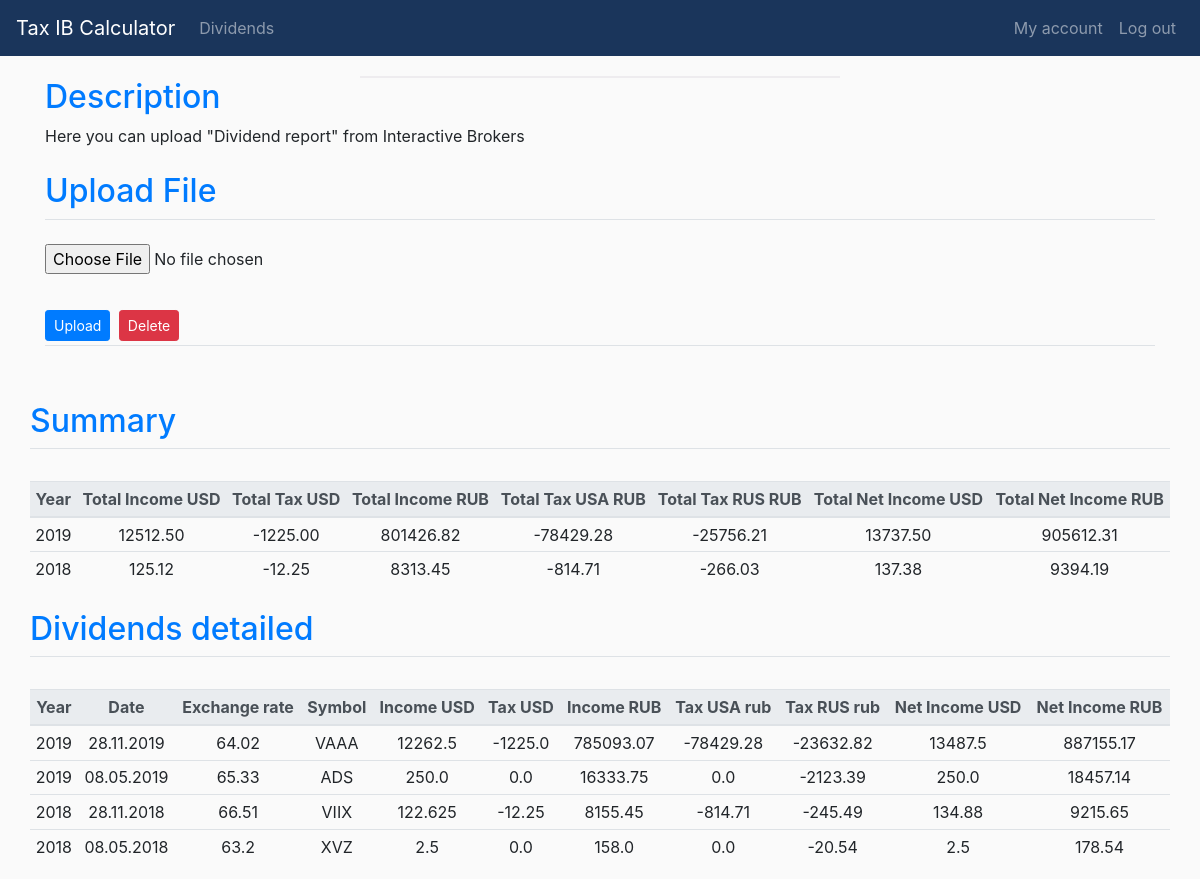
Screenshot of /dividends (signed in) with the database file from the repository.
### application/models.py (models this page shows, shortened)
class Dividends(db.Model, UserMixin):
    dividend_id = db.Column(db.Integer, primary_key=True)
    symbol = db.Column(db.String(100), nullable = False)
    div_date = db.Column(db.String(50), nullable = False)
    div_year = db.Column(db.Integer, nullable = False)
    gross_income_usd = db.Column(db.Float,nullable = False)
    tax_us = db.Column(db.Float,nullable=False)
    exchange_rate = db.Column(db.Float,nullable=False)
    gross_income_rub = db.Column(db.Float,nullable = False)
    tax_USA_rub = db.Column(db.Float,nullable=False)
    tax_RUS_rub = db.Column(db.Float,nullable=False)
    net_income_usd = db.Column(db.Float,nullable=False)
    net_income_rub = db.Column(db.Float,nullable=False)
    users_id = db.Column(db.Integer, db.ForeignKey('users.id'), nullable=False)

### application/routes.py (the view)
@app.route("/dividends", methods=["GET","POST"])
@login_required
def dividends():
    form = DividendsUploadForm()
    if form.validate_on_submit():
        if form.csv.data:
            f = form.csv.data
            fstring = f.read().decode("utf-8").lower()
            index_left = fstring.find("DividendDetail".lower())
            index_right = fstring.find("DividendRevenueSummary".lower())
            tmp_string = fstring[index_left:index_right]
            splitted_list = tmp_string.splitlines()
            splitted_list = [s.rstrip(",") for s in splitted_list]
            reader = csv.DictReader(splitted_list)
            for row in reader:
                if row["datadiscriminator"] == "summary":
                    d1 = datetime.strptime(row["reportdate"], '%Y%m%d')
                    d2 = datetime.strftime(d1,"%d.%m.%Y")
                    exch_rate = 0
                    with open("application/usd.csv",'r') as file_usd:
                        usd_reader = csv.DictReader(file_usd)
                        while exch_rate == 0:
                            for d in usd_reader:
                                if datetime.strptime(d["data"],'%d.%m.%Y') == d1:
                                    exch_rate = float(d["curs"])
                                elif datetime.strptime(d["data"],'%d.%m.%Y') > d1:
                                    exch_rate = prev_exch_rate
                                else:
                                    prev_exch_rate = float(d["curs"])
                    income_rub = float(row["grossinusd"])  * float(exch_rate)
                    taxInUsRub = float(row["withholdinusd"]) * float(exch_rate)
                    tax13 = income_rub * -0.13
                    taxInRus = tax13 - taxInUsRub
                    if taxInRus > 0:
                        taxInRus = 0
                    net_usd = float(row["grossinusd"]) - float(row["withholdinusd"])
                    net_rub = income_rub - taxInUsRub - taxInRus
                    data = Dividends(
                        symbol = row["symbol"].upper(),
                        div_date = d2,
                        div_year = int(row["reportdate"][0:4]),
                        gross_income_usd = float(row["grossinusd"]),
                        tax_us = float(row["withholdinusd"]),
                        exchange_rate = "{:.2f}".format(exch_rate),
                        gross_income_rub = "{:.2f}".format(income_rub),
                        tax_USA_rub = "{:.2f}".format(taxInUsRub),
                        tax_RUS_rub = "{:.2f}".format(taxInRus),
                        net_income_usd = "{:.2f}".format(net_usd),
                        net_income_rub = "{:.2f}".format(net_rub),
                        users_id = current_user.id
                    )
                    db.session.add(data)
                    db.session.commit()
        return redirect(url_for('dividends'))
    else:
        q = Dividends.query.filter(Dividends.users_id == current_user.id).order_by(Dividends.div_year.desc()).all()
        q2 = db.session.query(
                        Dividends.div_year,
                        db.func.sum(Dividends.gross_income_usd),
                        db.func.sum(Dividends.tax_us),
                        db.func.sum(Dividends.gross_income_rub),
                        db.func.sum(Dividends.tax_USA_rub),
                        db.func.sum(Dividends.tax_RUS_rub),
                        db.func.sum(Dividends.net_income_usd),
                        db.func.sum(Dividends.net_income_rub)
                        ).filter(Dividends.users_id == current_user.id).group_by(Dividends.div_year).order_by(Dividends.div_year.desc()).all()
        i = 0
        summary = []
        for row in q2:
            summary.append(
                {
                "div_year": row[0],
                "gross_income_usd": "{:.2f}".format(row[1]),
                "tax_us": "{:.2f}".format(row[2]),
                "gross_income_rub": "{:.2f}".format(row[3]),
                "tax_USA_rub": "{:.2f}".format(row[4]),
                "tax_RUS_rub": "{:.2f}".format(row[5]),
                "net_income_usd": "{:.2f}".format(row[6]),
                "net_income_rub": "{:.2f}".format(row[7])
                }
            )
            i += 1
        return render_template("dividends.html", form=form, dividends=q, summary=summary)

### application/forms.py
class DividendsUploadForm(FlaskForm):
    csv = FileField("Dividends", validators=[FileAllowed(['csv'])])
    submit = SubmitField('Upload')

### application/models.py (called while the page is built)
@login_manager.user_loader
def load_user(user_id):
    return Users.query.get(int(user_id))

### application/templates/dividends.html (shortened to what this page needs)
{% extends 'base.html' %}
{% block main %}
<div class="container">
  <h2 class="text-primary">Description</h2>
  <div class="row">
    <p class="col-12">
      Here you can upload "Dividend report" from Interactive Brokers
    </p>
  </div>
</div>
  <div class="container">
      <form method="POST", action="/dividends" enctype="multipart/form-data">
          <fieldset class="form-group">
              <legend class="pt-2 text-primary border-bottom mb-4"><h2>Upload File</h2></legend>
              <div class="form-group">
                  {{form.csv(class="form-control-file")}}
              </div>
          </fieldset>
          <div class="border-bottom">
              {{ form.submit(class="btn btn-sm btn-primary") }}
              <button type="button" class="btn btn-sm btn-danger m-1" data-toggle="modal" data-target="#deleteModal">Delete</button>
          </div>
      </form>
    </div>
    {% if not dividends%}
    <div class="container mt-5">
        <h6 style="color: red">There is no data uploaded</h6>
    </div>
    {% else %}
    <div class="container mt-5">
      <div class="row">
          <legend class="pt-2 text-primary border-bottom mb-4"><h2>Summary</h2></legend>
      </div>
      <div class="row pt-2">
        <table class="table table-sm text-center">
          <thead class="thead-light">
            <tr>
              <th scope="col" class="align-middle">Year</th>
              <th scope="col" class="align-middle">Total Income USD</th>
              <th scope="col" class="align-middle">Total Tax USD</th>
              <th scope="col" class="align-middle">Total Income RUB</th>
              <th scope="col" class="align-middle">Total Tax USA RUB</th>
              <th scope="col" class="align-middle">Total Tax RUS RUB</th>
              <th scope="col" class="align-middle">Total Net Income USD</th>
              <th scope="col" class="align-middle">Total Net Income RUB</th>
            </tr>
          </thead>
          <tbody>
          {% for row in summary %}
          <tr>
            <td>{{ row.div_year }}</td>
            <td>{{ row.gross_income_usd }}</td>
            <td>{{ row.tax_us }}</td>
            <td>{{ row.gross_income_rub }}</td>
            <td>{{ row.tax_USA_rub }}</td>
            <td>{{ row.tax_RUS_rub }}</td>
            <td>{{ row.net_income_usd }}</td>
            <td>{{ row.net_income_rub }}</td>
          </tr>
          {% endfor %}
          </tbody>
        </table>
      </div>
    <div class="row">
      <legend class="pt-2 text-primary border-bottom mb-4"><h2>Dividends detailed</h2></legend>
    </div>
        <div class="row pt-2">
              <table class="table table-sm text-center">
                <thead class="thead-light">
                  <tr>
                    <th scope="col">Year</th>
                    <th scope="col">Date</th>
                    <th scope="col">Exchange rate</th>
                    <th scope="col">Symbol</th>
                    <th scope="col">Income USD</th>
                    <th scope="col">Tax USD</th>
                    <th scope="col">Income RUB</th>
                    <th scope="col">Tax USA rub</th>
                    <th scope="col">Tax RUS rub</th>
                    <th scope="col">Net Income USD</th>
                    <th scope="col">Net Income RUB</th>
                  </tr>
                </thead>
                <tbody>
                {% for row in dividends %}
                  <tr>
                    <td>{{ row.div_year }}</td>
                    <td>{{ row.div_date }}</td>
                    <td>{{ row.exchange_rate }}</td>
                    <td>{{ row.symbol }}</td>
                    <td>{{ row.gross_income_usd }}</td>
                    <td>{{ row.tax_us }}</td>
                    <td>{{ row.gross_income_rub }}</td>
                    <td>{{ row.tax_USA_rub }}</td>
                    <td>{{ row.tax_RUS_rub }}</td>
                    <td>{{ row.net_income_usd }}</td>
                    <td>{{ row.net_income_rub }}</td>
                  </tr>
                {% endfor %}
                </tbody>
              </table>
        </div>
    </div>
    {% endif%}
{% endblock %}

### application/static/main.css (style rules this page uses)
body { background-color: #FAFAFA; }

### rows the page displays
Dividends: div_year "2019", div_date "28.11.2019", exchange_rate "64.02", symbol "VAAA", gross_income_usd "12262.5", tax_us "-1225.0", gross_income_rub "785093.07", tax_USA_rub "-78429.28", tax_RUS_rub "-23632.82", net_income_usd "13487.5", net_income_rub "887155.17"
Dividends: div_year "2019", div_date "08.05.2019", exchange_rate "65.33", symbol "ADS", gross_income_usd "250.0", tax_us "0.0", gross_income_rub "16333.75", tax_USA_rub "0.0", tax_RUS_rub "-2123.39", net_income_usd "250.0", net_income_rub "18457.14"
Dividends: div_year "2018", div_date "28.11.2018", exchange_rate "66.51", symbol "VIIX", gross_income_usd "122.625", tax_us "-12.25", gross_income_rub "8155.45", tax_USA_rub "-814.71", tax_RUS_rub "-245.49", net_income_usd "134.88", net_income_rub "9215.65"
Dividends: div_year "2018", div_date "08.05.2018", exchange_rate "63.2", symbol "XVZ", gross_income_usd "2.5", tax_us "0.0", gross_income_rub "158.0", tax_USA_rub "0.0", tax_RUS_rub "-20.54", net_income_usd "2.5", net_income_rub "178.54"

### other values shown
{{ row.div_year }} "2019" "2018"
{{ row.gross_income_usd }} "12512.50" "125.12"
{{ row.tax_us }} "-1225.00" "-12.25"
{{ row.gross_income_rub }} "801426.82" "8313.45"
{{ row.tax_USA_rub }} "-78429.28" "-814.71"
{{ row.tax_RUS_rub }} "-25756.21" "-266.03"
{{ row.net_income_usd }} "13737.50" "137.38"
{{ row.net_income_rub }} "905612.31" "9394.19"
